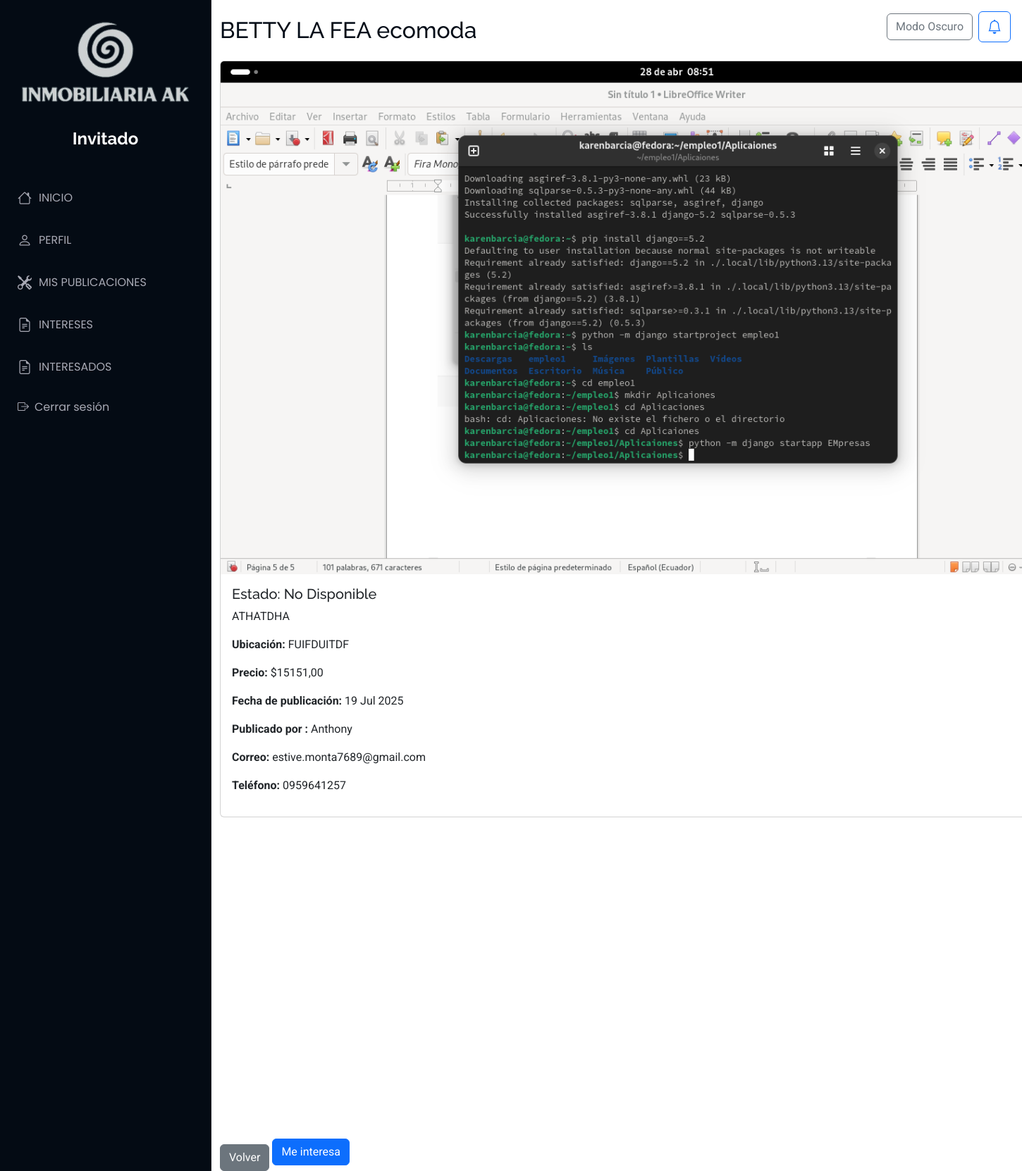
/Usuario/publicacion/9, run on the app's committed database.
### Aplicaciones/Publicaciones/models.py (models this page shows)
class Propiedad(models.Model):
    id_propiedad = models.AutoField(primary_key=True)
    titulo = models.CharField(max_length=200)
    imagen = models.FileField(upload_to='propiedades/')
    descripcion = models.TextField()
    precio = models.DecimalField(max_digits=12, decimal_places=2)
    ubicacion=models.CharField(max_length=200,null=True,blank=True)
    usuario = models.ForeignKey(Usuario, on_delete=models.CASCADE)
    latitud = models.DecimalField(max_digits=9, decimal_places=7)
    longitud = models.DecimalField(max_digits=10, decimal_places=7)
    estado = models.CharField(max_length=50)
    fecha_publicacion = models.DateTimeField(auto_now_add=True)
    fecha_actualizacion = models.DateTimeField(auto_now=True,null=True,blank=True)

### Aplicaciones/Usuario/models.py (models this page shows)
class Usuario(models.Model):
    usuario = models.CharField(max_length=150, unique=True)
    contrasena = models.CharField(max_length=128)
    correo = models.EmailField(unique=True,null=True, blank=True)
    telefono = models.CharField(null=True, blank=True)
    fecha_registro = models.DateTimeField(auto_now_add=True,null=True, blank=True)
    telegram_id = models.CharField(max_length=50, null=True, blank=True)

### Aplicaciones/Usuario/views.py (the view)
# urls.py: path('publicacion/<id_propiedad>', views.detalle_propiedad,name='publicacion'),
def detalle_propiedad(request, id_propiedad):
    propiedad = get_object_or_404(Propiedad, pk=id_propiedad)
    usuario = propiedad.usuario
    usuario_id = request.session.get('usuario_id')
    return render(request, 'publicacion.html', {
        'propiedad': propiedad,
        'usuario': usuario,
        'usuario_id':usuario_id,
    })

### Aplicaciones/Usuario/templates/publicacion.html (shortened to what this page needs)
{% extends 'plantilla.html' %}
{% load static %}
{% block body %}
<main class="container mt-4">
  <h2 class="mb-4">{{ propiedad.titulo }}</h2>
  <div class="card mb-4">
    {% if propiedad.imagen %}
      <img src="{{ propiedad.imagen.url }}" class="card-img-top" alt="Imagen de {{ propiedad.titulo }}">
    {% endif %}
    <div class="card-body">
      <h5 class="card-title">Estado: {{ propiedad.estado }}</h5>
      <p class="card-text">{{ propiedad.descripcion }}</p>
      <p><strong>Ubicación:</strong> {{ propiedad.ubicacion }}</p>
      <p><strong>Precio:</strong> ${{ propiedad.precio }}</p>
      <p><strong>Fecha de publicación:</strong> {{ propiedad.fecha_publicacion|date:"d M Y" }}</p>
      <p><strong>Publicado por :</strong> {{ usuario.usuario }}</p>
      <p><strong>Correo:</strong> {{ usuario.correo }}</p>
      <p><strong>Teléfono:</strong> {{ usuario.telefono }}</p>
    </div>
  </div>
  <div id="map" style="height: 400px; width: 100%;" class="mb-4"></div>
  <a href="{% url 'inicios' %}" class="btn btn-secondary mt-3">Volver</a>
  {% if usuario_id != propiedad.usuario.id %}
    <a href="{% url 'registrar_interes' propiedad.id_propiedad %}" class="btn btn-primary">Me interesa</a>
  {% else %}
    <button class="btn btn-secondary" disabled>Es tu propiedad</button>
  {% endif %}
</main>
{% endblock %}

### tiendamue/static/plantilla/Port/assets/css/main.css (style rules this page uses)
:root { --default-font: "Roboto", system-ui, -apple-system, "Segoe UI", Roboto, "Helvetica Neue", Arial, "Noto Sans", "Liberation Sans", sans-serif, "Apple Color Emoji", "Segoe UI Emoji", "Segoe UI Symbol", "Noto Color Emoji"; --heading-font: "Raleway", sans-serif; --nav-font: "Poppins", sans-serif; }
:root { --background-color: #ffffff; --default-color: #272829; --heading-color: #050d18; --accent-color: #149ddd; --surface-color: #ffffff; --contrast-color: #ffffff; }
:root { --nav-color: #a8a9b4; --nav-hover-color: #ffffff; --nav-mobile-background-color: #040b14; --nav-dropdown-background-color: #040b14; --nav-dropdown-color: #a8a9b4; --nav-dropdown-hover-color: #ffffff; }
:root { scroll-behavior: smooth; }
body { color: var(--default-color); background-color: var(--background-color); font-family: var(--default-font); }
a { color: var(--accent-color); text-decoration: none; transition: 0.3s; }
h1, h2, h3, h4, h5, h6 { color: var(--heading-color); font-family: var(--heading-font); }
@media (min-width: 1200px) { .header~main, .header~#footer { margin-left: 300px; } }

### data on the page
Propiedad: titulo "BETTY LA FEA ecomoda", imagen (picture), estado "No Disponible", descripcion "ATHATDHA", ubicacion "FUIFDUITDF", precio "15151,00", fecha_publicacion "19 Jul 2025"
Usuario: usuario "Anthony", correo "estive.monta7689@gmail.com", telefono "0959641257"
